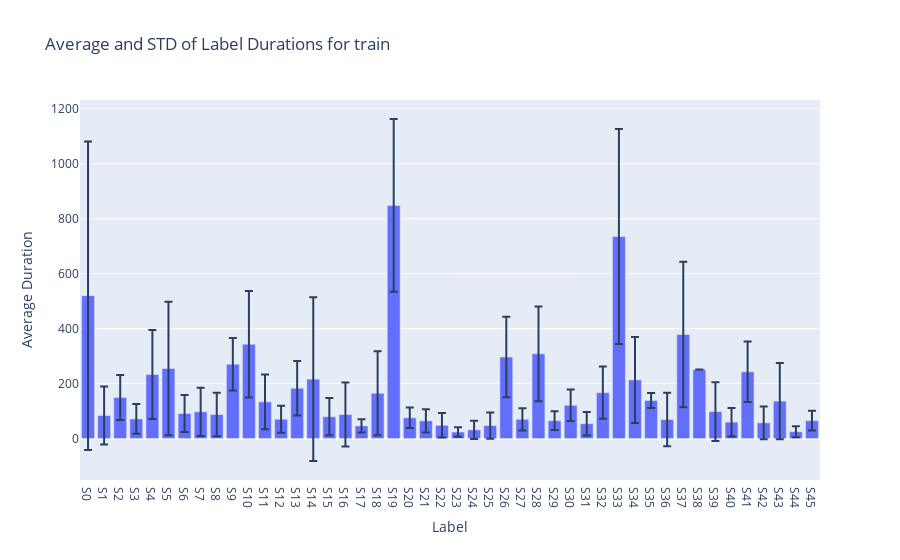
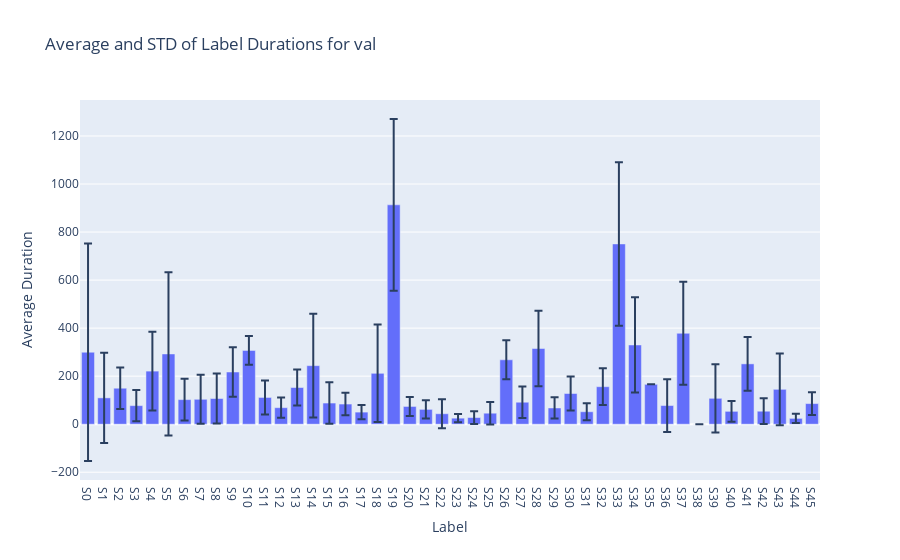
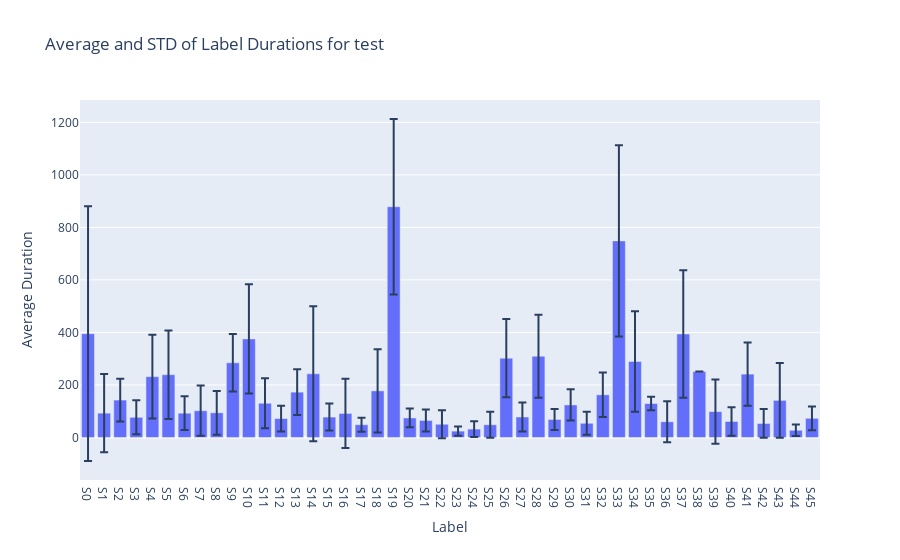

Source (notebook cell) for these figures, in order:
### Code cell
import pandas as pd
import plotly.express as px

# Prepare data for Plotly
data = []

# Aggregate duration statistics for each split_type and label
for split_type, labels in avg_std_durations.items():
    for label, stats in labels.items():
        data.append({'Split': split_type, 'Label': label, 'Average Duration': stats['average'], 'STD Duration': stats['std']})

df = pd.DataFrame(data)

# Create the plot using Plotly for each split_type
for split_type in df['Split'].unique():
    df_split = df[df['Split'] == split_type]
    fig = px.bar(df_split, x='Label', y='Average Duration', error_y='STD Duration', title=f'Average and STD of Label Durations for {split_type}')
    fig.show()

# Keep the data in a CSV file for future reference
df.to_csv(f"label_duration_{TASK}.csv", index=False)

### Figure 1 — Plotly figure (JSON) as saved in the notebook; plotly's stock layout.template omitted (floating-point values rounded to 4 significant figures)
{"data": [{"alignmentgroup": "True", "error_y": {"array": [561.6, 105.5, 81.75, 54.16, 162.1, 243.1, 67.2, 87.94, 79.44, 95.44, 193.8, 99.57, 49.26, 99.26, 297.9, 67.72, 116.6, 24.28, 153.2, 314.5, 37.3, 42.22, 44.66, 17.1, 33.18, 47.77, 146.6, 40.43, 172.3, 34.11, 57.53, 42.91, 94.93, 391.1, 156.5, 27.5, 97.11, 265.1, 0, 107.2, 51.86, 110.2, 59.63, 138.9, 20.2, 35.85]}, "hovertemplate": "Label=%{x}<br>Average Duration=%{y}<extra></extra>", "legendgroup": "", "marker": {"color": "#636efa", "pattern": {"shape": ""}}, "name": "", "offsetgroup": "", "orientation": "v", "showlegend": false, "textposition": "auto", "type": "bar", "x": ["S0", "S1", "S2", "S3", "S4", "S5", "S6", "S7", "S8", "S9", "S10", "S11", "S12", "S13", "S14", "S15", "S16", "S17", "S18", "S19", "S20", "S21", "S22", "S23", "S24", "S25", "S26", "S27", "S28", "S29", "S30", "S31", "S32", "S33", "S34", "S35", "S36", "S37", "S38", "S39", "S40", "S41", "S42", "S43", "S44", "S45"], "xaxis": "x", "y": [519.9, 83.84, 149.2, 71.4, 232.9, 254.8, 90.95, 97.19, 87.37, 270.4, 342.8, 133.6, 70.26, 182.9, 216.1, 79.45, 87.33, 45.88, 164.8, 848.5, 75.38, 64.49, 48.0, 23.54, 31.49, 47.32, 296.6, 69.82, 308.4, 65.02, 120.9, 53.75, 166.9, 735.1, 213.4, 138.5, 69.14, 378.6, 251, 97.99, 59.54, 242.7, 57.04, 136.1, 24.88, 65.22], "yaxis": "y"}], "layout": {"barmode": "relative", "legend": {"tracegroupgap": 0}, "title": {"text": "Average and STD of Label Durations for train"}, "xaxis": {"anchor": "y", "domain": [0, 1], "title": {"text": "Label"}}, "yaxis": {"anchor": "x", "domain": [0, 1], "title": {"text": "Average Duration"}}}}

### Figure 2 — Plotly figure (JSON) as saved in the notebook; plotly's stock layout.template omitted (floating-point values rounded to 4 significant figures)
{"data": [{"alignmentgroup": "True", "error_y": {"array": [453.0, 187.6, 86.29, 65.43, 164.1, 339.6, 86.71, 102.3, 104.3, 103.5, 59.73, 70.91, 42.41, 74.67, 215.7, 86.11, 46.93, 29.59, 202.8, 357.3, 39.5, 37.78, 60.23, 17.37, 26.3, 46.97, 81.2, 65.86, 156.9, 44.21, 71.28, 35.46, 76.3, 340.6, 198.3, 0, 109.8, 214.6, 0, 142.0, 43.05, 111.6, 53.6, 149.3, 18.86, 47.16]}, "hovertemplate": "Label=%{x}<br>Average Duration=%{y}<extra></extra>", "legendgroup": "", "marker": {"color": "#636efa", "pattern": {"shape": ""}}, "name": "", "offsetgroup": "", "orientation": "v", "showlegend": false, "textposition": "auto", "type": "bar", "x": ["S0", "S1", "S2", "S3", "S4", "S5", "S6", "S7", "S8", "S9", "S10", "S11", "S12", "S13", "S14", "S15", "S16", "S17", "S18", "S19", "S20", "S21", "S22", "S23", "S24", "S25", "S26", "S27", "S28", "S29", "S30", "S31", "S32", "S33", "S34", "S35", "S36", "S37", "S38", "S39", "S40", "S41", "S42", "S43", "S44", "S45"], "xaxis": "x", "y": [299.7, 109.6, 149.8, 77.28, 221.0, 292.5, 102.4, 103.7, 107.0, 217.3, 307.2, 111.3, 68.75, 152.7, 243.7, 88.05, 83.91, 50.31, 211.9, 913.5, 73.86, 61.64, 43.54, 25.07, 27.6, 45.73, 268.1, 91.45, 315.1, 67.56, 127.8, 51.87, 156.1, 750.6, 329.8, 166, 77.66, 378.4, 0, 107.8, 53.51, 251.2, 54.04, 145.2, 24.18, 85.79], "yaxis": "y"}], "layout": {"barmode": "relative", "legend": {"tracegroupgap": 0}, "title": {"text": "Average and STD of Label Durations for val"}, "xaxis": {"anchor": "y", "domain": [0, 1], "title": {"text": "Label"}}, "yaxis": {"anchor": "x", "domain": [0, 1], "title": {"text": "Average Duration"}}}}

### Figure 3 — Plotly figure (JSON) as saved in the notebook; plotly's stock layout.template omitted (floating-point values rounded to 4 significant figures)
{"data": [{"alignmentgroup": "True", "error_y": {"array": [484.9, 149.2, 81.48, 64.59, 159.5, 168.7, 64.12, 95.68, 83.38, 109.4, 208.0, 95.24, 48.94, 87.02, 257.1, 51.41, 131.7, 26.37, 158.8, 334.1, 35.55, 41.88, 53.52, 17.44, 30.27, 49.32, 149.1, 55.65, 157.8, 39.76, 59.41, 43.54, 84.78, 364.4, 191.1, 25.93, 78.32, 242.7, 0, 122.0, 54.01, 120.3, 54.79, 142.4, 21.83, 45.49]}, "hovertemplate": "Label=%{x}<br>Average Duration=%{y}<extra></extra>", "legendgroup": "", "marker": {"color": "#636efa", "pattern": {"shape": ""}}, "name": "", "offsetgroup": "", "orientation": "v", "showlegend": false, "textposition": "auto", "type": "bar", "x": ["S0", "S1", "S2", "S3", "S4", "S5", "S6", "S7", "S8", "S9", "S10", "S11", "S12", "S13", "S14", "S15", "S16", "S17", "S18", "S19", "S20", "S21", "S22", "S23", "S24", "S25", "S26", "S27", "S28", "S29", "S30", "S31", "S32", "S33", "S34", "S35", "S36", "S37", "S38", "S39", "S40", "S41", "S42", "S43", "S44", "S45"], "xaxis": "x", "y": [395.3, 92.64, 142.5, 76.77, 231.7, 239.1, 92.47, 101.9, 93.94, 284.3, 375.5, 130.3, 72.08, 172.6, 242.4, 77.76, 91.5, 48.45, 177.4, 878.9, 74.36, 64.73, 50.34, 24.14, 31.92, 48.41, 302.1, 77.97, 309.5, 68.59, 123.9, 54.02, 162.4, 748.7, 289.4, 129.3, 59.74, 394.3, 251, 98.53, 60.92, 241.3, 53.33, 141.3, 27.4, 72.88], "yaxis": "y"}], "layout": {"barmode": "relative", "legend": {"tracegroupgap": 0}, "title": {"text": "Average and STD of Label Durations for test"}, "xaxis": {"anchor": "y", "domain": [0, 1], "title": {"text": "Label"}}, "yaxis": {"anchor": "x", "domain": [0, 1], "title": {"text": "Average Duration"}}}}
